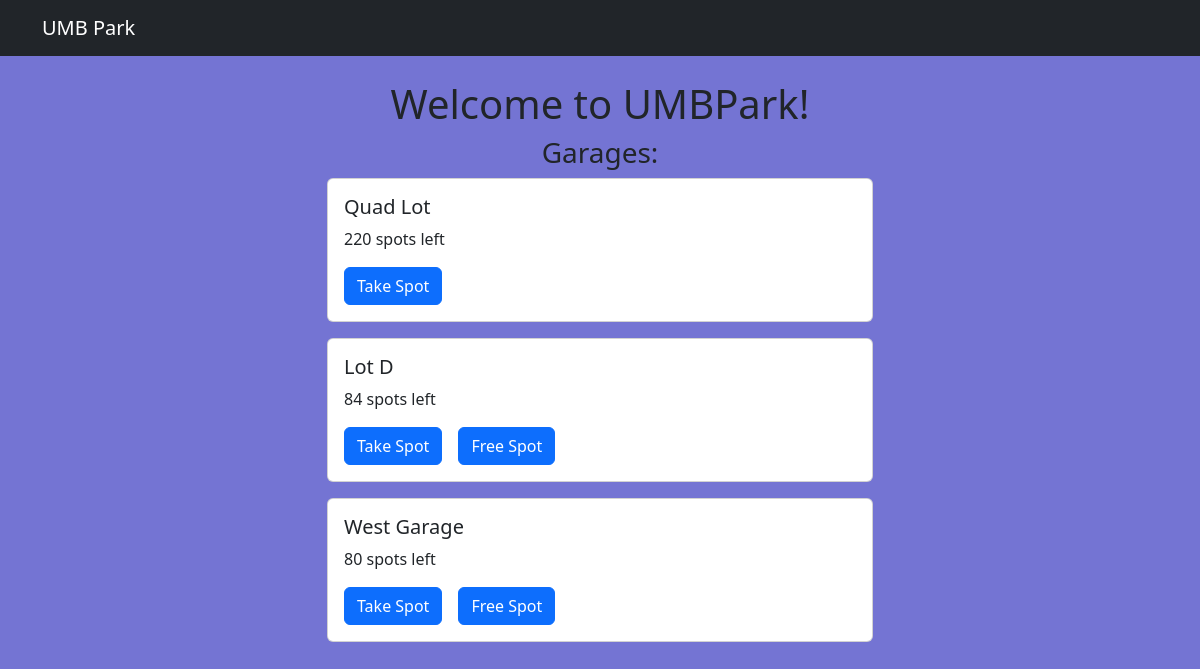
Before: / with the older database file.
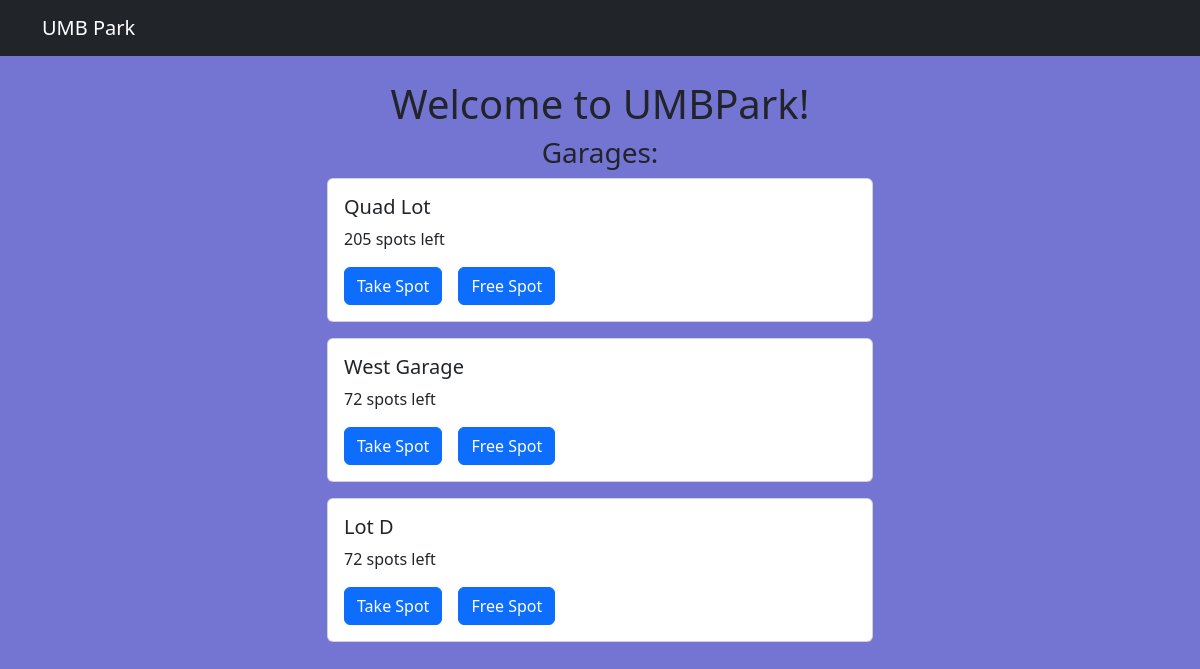
After: the same page with the newer database file.
### app.py (models this page shows)
class ParkingLot(db.Model):
    id = db.Column(db.Integer, primary_key= True)
    name = db.Column(db.String(200), nullable =False)
    status = db.Column(db.Boolean, default=True)
    total_spots = db.Column(db.Integer, nullable=False)
    spots_taken = db.Column(db.Integer, nullable=False)

### app.py (the view)
@app.route('/')
def index():
    lots = quick_sort(ParkingLot.query.all())
    return render_template('index.html', lots=lots)

### app.py (called while the page is built)
def quick_sort(lots):
    if len(lots) <= 1:
        return lots
    pivot = lots[len(lots) // 2]
    left = [lot for lot in lots if lot.spots_taken <= pivot.spots_taken if lot != pivot]
    right = [lot for lot in lots if lot.spots_taken > pivot.spots_taken if lot != pivot]
    return quick_sort(left) + [pivot] + quick_sort(right)

### templates/index.html (shortened to what this page needs)
{% extends 'base.html' %}
{% block body %}
<div class="container mt-4">
<h1 class="text-center">Welcome to UMBPark!</h1>
<h3 class="text-center">Garages:</h3>
<div class="row justify-content-center">
    <div class="col-md-6">
{% for lot in lots %}
<div class="card mb-3">
    <div class="card-body">
        <h5 class="card-title">{{ lot.name }}</h5>
        <p class="card-text",>{{ lot.total_spots - lot.spots_taken }} spots left</p>
        <div class="d-flex gap-3">
    {% if lot.total_spots - lot.spots_taken > 0 %}
        <form action="{{ url_for('take_spot', lot_id=lot.id) }}" method="post" style="margin: 0;">
            <button type="submit" class="btn btn-primary">Take Spot</button>
        </form>
    {% else %}
        <button type="button" class="btn btn-secondary" disabled>Garage Full</button>
    {% endif %}
     {% if lot.spots_taken > 0 %}
        <form action="{{ url_for('free_spot', lot_id=lot.id) }}" method="post" style="margin: 0;">
            <button type="submit" class="btn btn-primary">Free Spot</button>
        </form>
    {% endif %}
        </div>
    </div>
</div>
{% endfor %}
</div>
</div>
{% endblock %}

### templates/base.html (shortened to what this page needs)
 <!DOCTYPE html>
 <html lang="en">
 <head>
   <link href="https://cdn.jsdelivr.net/npm/bootstrap@5.3.0/dist/css/bootstrap.min.css" rel="stylesheet">
 </head>
 <body>
   <nav class="navbar navbar-dark bg-dark">
      <div class="container">
         <a class="navbar-brand" href="/">UMB Park</a>
      </div>
   </nav>
    {% block body %}{% endblock%}
 </body>
 </html>

### templates/base.html (style rules this page uses)
body { background-color: #7474d3; }

Changed rows visible on the page:
changed ParkingLot "Quad Lot": lot.total_spots-lot.spots_taken "220" → "205"; now shows "Free Spot"
changed ParkingLot "West Garage": lot.total_spots-lot.spots_taken "80" → "72"; moves up the list
changed ParkingLot "Lot D": lot.total_spots-lot.spots_taken "84" → "72"
